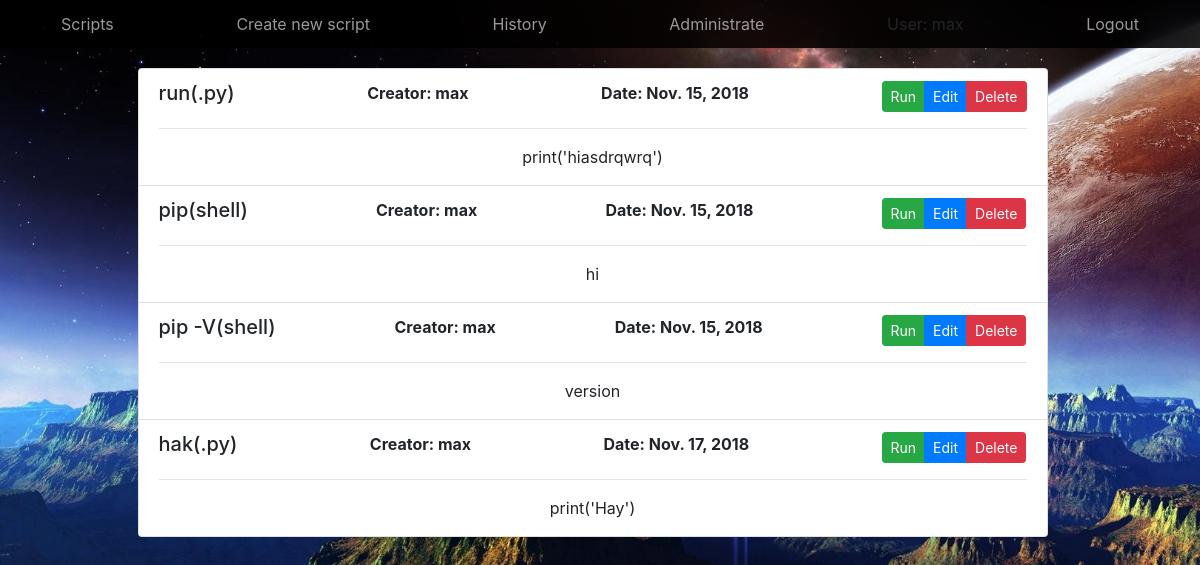
Page /scripts/ (signed in) on the earlier database version.
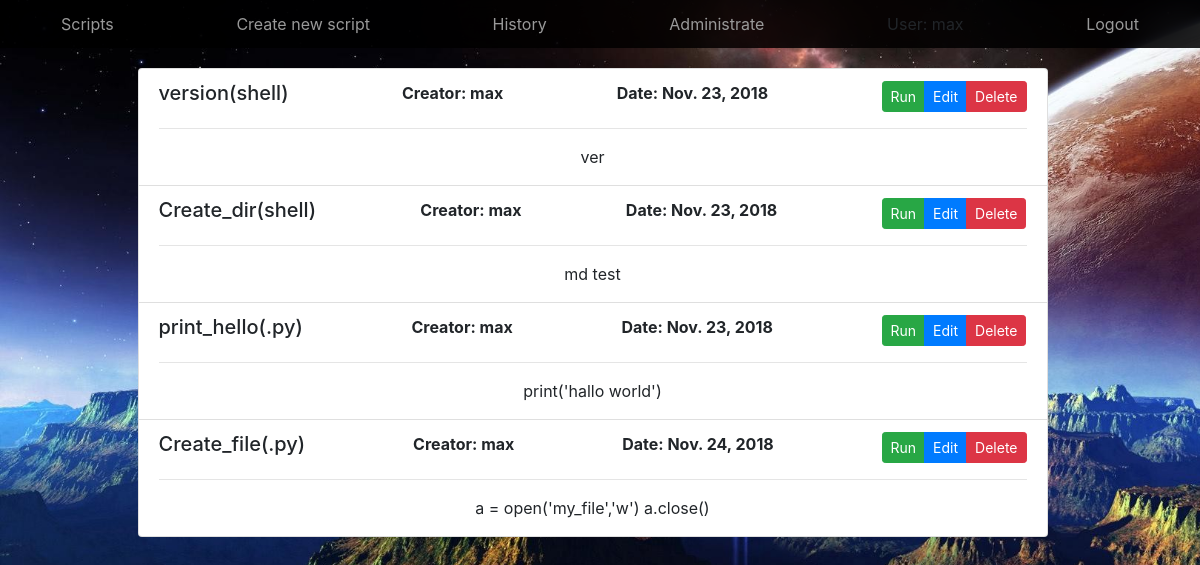
Same page on the later database version.
### Script/models.py (models this page shows)
class script(models.Model):
    creator = models.ForeignKey(User, on_delete=models.CASCADE, default=None)
    script_name = models.CharField(max_length=40, unique=True, db_index=True, primary_key=True)
    script = models.TextField()
    create_date = models.DateField(default=str(datetime.datetime.now())[:10])
    script_format = models.CharField(max_length=20, default=None)
    def __str__(self):
        return self.script_name

### Script/views.py (the view)
# urls.py: path('scripts/', Scripts, name='Scripts'),
@login_required
def Scripts(request):
    elements = script.objects.all()
    context = {
        'Scripts': elements
    }
    return render(request, 'Scripts.html', context)

### Script/templates/Scripts.html (shortened to what this page needs)
{% extends 'home.html' %}
{% block content %}
<div class="container text-center" style="margin-top: 20px;">
     <div class="list-group col-lg-10 list_line">
            {% for script in Scripts %}
          <li  class="list-group-item   ">
            <div class="d-flex w-100 justify-content-between">
                    <h5 class="mb-1">{{ script.script_name }}({{ script.script_format }})</h5>
                    <b>Creator: {{ script.creator }}</b>
                    <b>Date: {{ script.create_date }}</b>
                  <div class="btn-group btn-group-sm" role="group">
                      <a href="run/{{ script.script_name }}" type='' class="btn btn-success" >Run</a>
                      <a href="edit/{{ script.script_name }}" type='' class="btn btn-primary" >Edit</a>
                      <button type="submit" id="script" class="btn btn-danger open-modal" name="remove"  value="{{ script }}" onclick="ViewModal(this)">Delete</button>
                    </div>
            </div>
              <hr>
              <p class="mb-1">{{ script.script }}</p>
          </li>
        {% endfor %}
     </div>
</div>
{% endblock %}

### Script/templates/home.html (shortened to what this page needs)
{% load static %}
<!doctype html>
<html lang="en">
  <head>
     <link href="{% static 'bootstrap.min.css' %}" rel="stylesheet">
      <link rel="stylesheet" href={% static "style.css" %}>
  </head>
  <body class="back">
    {% include 'nav.html' %}
    {% block content %}
    {% endblock %}
  </body>
</html>

### Script/templates/nav.html (shortened to what this page needs)
<nav class="site-header sticky-top py-1">
      <div class="container d-flex flex-column flex-md-row justify-content-between">
            <a class="nav-link" href='/scripts'>Scripts</a>
            <a class="nav-link" href="/script">Create new script</a>
            <a class="nav-link" href="/history">History</a>
            <a class="nav-link " href="/admin">Administrate</a>
           {% if user.is_authenticated %}
              <a class="nav-link">User: {{ user.get_username }}</a>
            <a class="nav-link"  href="{% url 'logout'%}?next={{request.path}}">Logout</a>
           {% else %}
               <a class="nav-link" href="/registration">Registration</a>
                <a class="nav-link" href="{% url 'login'%}?next={{request.path}}">Login</a>
          {% endif %}
      </div>
    </nav>

### Script/static/style.css (style rules this page uses)
body { margin: 0; }
.site-header { background-color: rgba(0, 0, 0, .85); -webkit-backdrop-filter: saturate(180%) blur(20px); backdrop-filter: saturate(180%) blur(20px); }
.site-header a { color: #999; transition: ease-in-out color .15s; }
.back { height: 100%; width: 100%; background: url('back.jpg') no-repeat;;; background-size: cover; background-attachment: fixed; }
.list_line { display: inline-flex; }

Differences in the rows shown:
removed script: script_name "run", script_format ".py", creator "max", create_date "Nov. 15, 2018", script "print('hiasdrqwrq')"
removed script: script_name "pip", script_format "shell", creator "max", create_date "Nov. 15, 2018", script "hi"
removed script: script_name "pip -V", script_format "shell", creator "max", create_date "Nov. 15, 2018", script "version"
removed script: script_name "hak", script_format ".py", creator "max", create_date "Nov. 17, 2018", script "print('Hay')"
added script: script_name "version", script_format "shell", creator "max", create_date "Nov. 23, 2018", script "ver"
added script: script_name "Create_dir", script_format "shell", creator "max", create_date "Nov. 23, 2018", script "md test"
added script: script_name "print_hello", script_format ".py", creator "max", create_date "Nov. 23, 2018", script "print('hallo world')"
added script: script_name "Create_file", script_format ".py", creator "max", create_date "Nov. 24, 2018", script "a = open('my_file','w') a.close()"
